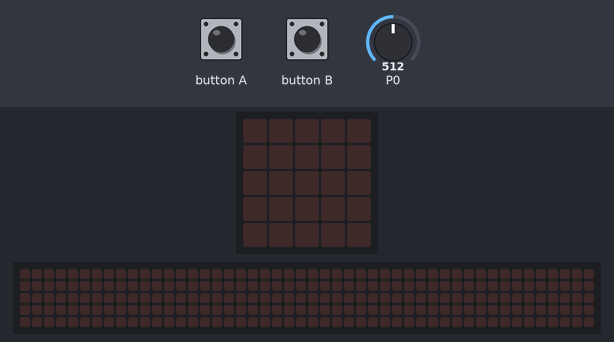
Recording of a program running on a simulated BBC micro:bit (MakeCode). Shown: the board's 5×5 LED display, a strip that is not on the board, showing the scrolling text unrolled. Inputs (shaded band) come from the test bench; at power-on: P0 = 512 (analog values on the 0–1023 scale). The 48×5 strip is a reading aid, not a part: it shows the text the display is scrolling, unrolled, one strip-width of it at a time.

Above: at 1.2 s.
1.3 s: button A pressed for 0.15 s
At 2.0 s:
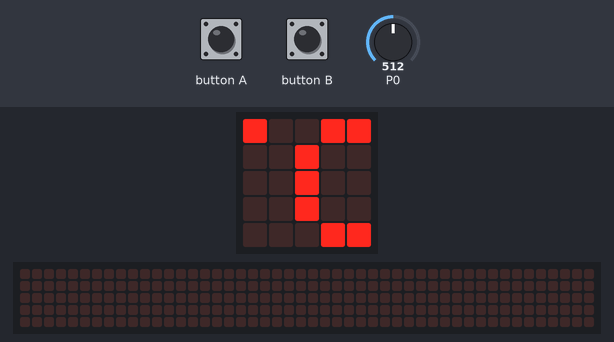
4.3 s: button A pressed for 0.15 s
7.4 s: button B pressed for 0.15 s
At 10.92 s:
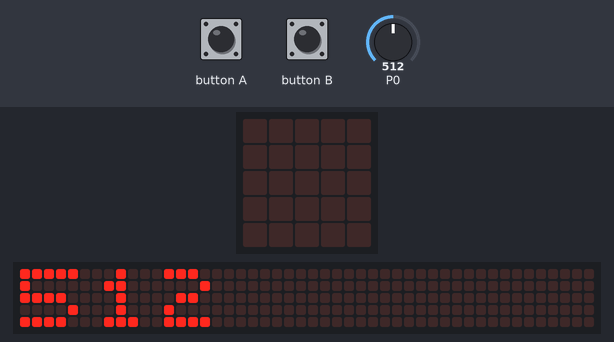
At 11.92 s:
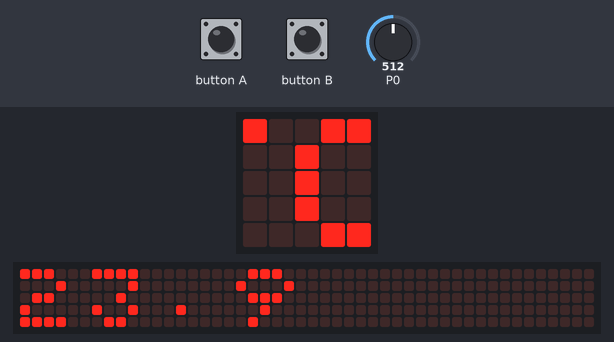

Measured:
- after the input at 1.3 s, the display: changes after 0.15 s (image 1)
- what the display in image 1 shows lasts 0.7 s, from 1.5 s to 2.2 s
- what the display in image 2 shows lasts 0.5 s, from 10.7 s to 11.2 s

The program:

main.ts
```typescript
let TempCalc = 0
let TempWert = 0
input.onButtonPressed(Button.A, function () {
    TempCalc = pins.analogReadPin(AnalogPin.P0) - 199.65
    TempCalc = Math.round(TempCalc / 1.3066)
    TempCalc = TempCalc / 10
    basic.showLeds(`
        # . . # #
        . . # . .
        . . # . .
        . . # . .
        . . . # #
        `)
    basic.pause(300)
    basic.showNumber(TempCalc)
    basic.pause(1000)
})
input.onButtonPressed(Button.B, function () {
    TempWert = pins.analogReadPin(AnalogPin.P0)
    basic.showNumber(TempWert)
    basic.pause(1000)
})
```

test.ts
```typescript
// Hier kann man Tests durchführen; diese Datei wird nicht kompiliert, wenn dieses Paket als Erweiterung verwendet wird.
```
